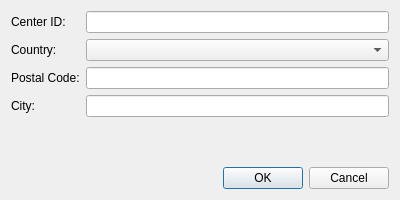
<?xml version="1.0" encoding="UTF-8"?>
<ui version="4.0">
 <class>DialogAddFbaCenter</class>
 <widget class="QDialog" name="DialogAddFbaCenter">
  <property name="geometry">
   <rect>
    <x>0</x>
    <y>0</y>
    <width>400</width>
    <height>200</height>
   </rect>
  </property>
  <property name="windowTitle">
   <string>Add FBA Center</string>
  </property>
  <layout class="QVBoxLayout" name="verticalLayout">
   <item>
    <layout class="QFormLayout" name="formLayout">
     <item row="0" column="0">
      <widget class="QLabel" name="labelCenterId">
       <property name="text">
        <string>Center ID:</string>
       </property>
      </widget>
     </item>
     <item row="0" column="1">
      <widget class="QLineEdit" name="editCenterId"/>
     </item>
     <item row="1" column="0">
      <widget class="QLabel" name="labelCountry">
       <property name="text">
        <string>Country:</string>
       </property>
      </widget>
     </item>
     <item row="1" column="1">
      <widget class="QComboBox" name="comboCountry"/>
     </item>
     <item row="2" column="0">
      <widget class="QLabel" name="labelPostalCode">
       <property name="text">
        <string>Postal Code:</string>
       </property>
      </widget>
     </item>
     <item row="2" column="1">
      <widget class="QLineEdit" name="editPostalCode"/>
     </item>
     <item row="3" column="0">
      <widget class="QLabel" name="labelCity">
       <property name="text">
        <string>City:</string>
       </property>
      </widget>
     </item>
     <item row="3" column="1">
      <widget class="QLineEdit" name="editCity"/>
     </item>
    </layout>
   </item>
   <item>
    <widget class="QDialogButtonBox" name="buttonBox">
     <property name="orientation">
      <enum>Qt::Horizontal</enum>
     </property>
     <property name="standardButtons">
      <set>QDialogButtonBox::Cancel|QDialogButtonBox::Ok</set>
     </property>
    </widget>
   </item>
  </layout>
 </widget>
 <resources/>
 <connections>
  <connection>
   <sender>buttonBox</sender>
   <signal>accepted()</signal>
   <receiver>DialogAddFbaCenter</receiver>
   <slot>accept()</slot>
   <hints>
    <hint type="sourcelabel">
     <x>248</x>
     <y>254</y>
    </hint>
    <hint type="destinationlabel">
     <x>157</x>
     <y>274</y>
    </hint>
   </hints>
  </connection>
  <connection>
   <sender>buttonBox</sender>
   <signal>rejected()</signal>
   <receiver>DialogAddFbaCenter</receiver>
   <slot>reject()</slot>
   <hints>
    <hint type="sourcelabel">
     <x>316</x>
     <y>260</y>
    </hint>
    <hint type="destinationlabel">
     <x>286</x>
     <y>274</y>
    </hint>
   </hints>
  </connection>
 </connections>
</ui>
